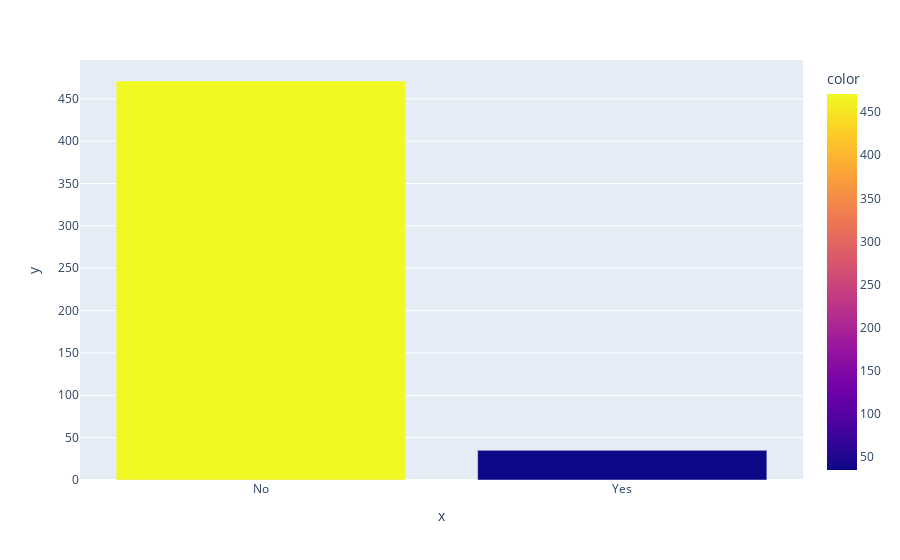

This figure's notebook cell:
### Markdown cell above
#### Next to the River? ⛵️

**Challenge**

Create a bar chart with plotly for CHAS to show many more homes are away from the river versus next to it. The bar chart should look something like this:

<img src=https://i.imgur.com/AHwoQ6l.png height=350>

You can make your life easier by providing a list of values for the x-axis (e.g., `x=['No', 'Yes']`)

### Code cell
data.CHAS
fig_1 = px.bar(x=['No', 'Yes'], y=data.CHAS.value_counts(), color=data.CHAS.value_counts())
fig_1.show()

### Figure 1 — Plotly figure (JSON) as saved in the notebook; plotly's stock layout.template omitted (floating-point values rounded to 4 significant figures)
{"data": [{"alignmentgroup": "True", "hovertemplate": "x=%{x}<br>y=%{y}<br>color=%{marker.color}<extra></extra>", "legendgroup": "", "marker": {"color": [471, 35], "coloraxis": "coloraxis", "pattern": {"shape": ""}}, "name": "", "offsetgroup": "", "orientation": "v", "showlegend": false, "textposition": "auto", "type": "bar", "x": ["No", "Yes"], "xaxis": "x", "y": [471, 35], "yaxis": "y"}], "layout": {"autosize": true, "barmode": "relative", "coloraxis": {"colorbar": {"title": {"text": "color"}}, "colorscale": [[0, "#0d0887"], [0.1111, "#46039f"], [0.2222, "#7201a8"], [0.3333, "#9c179e"], [0.4444, "#bd3786"], [0.5556, "#d8576b"], [0.6667, "#ed7953"], [0.7778, "#fb9f3a"], [0.8889, "#fdca26"], [1, "#f0f921"]]}, "legend": {"tracegroupgap": 0}, "margin": {"t": 60}, "xaxis": {"anchor": "y", "autorange": true, "domain": [0, 1], "range": [-0.5, 1.5], "title": {"text": "x"}, "type": "category"}, "yaxis": {"anchor": "x", "autorange": true, "domain": [0, 1], "range": [0, 495.8], "title": {"text": "y"}, "type": "linear"}}}
